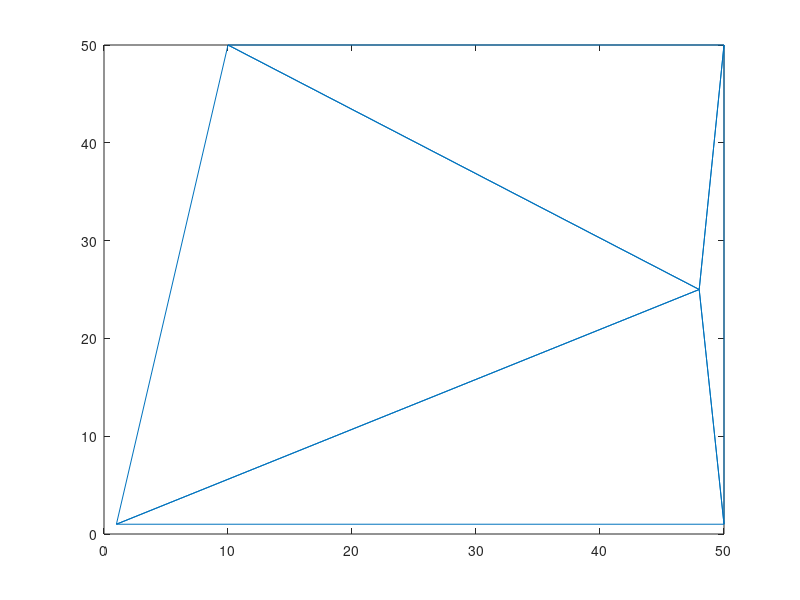

Source code (MATLAB): (Note: this script raises an error after producing the figure.)
clc;
clear;

I = checkerboard(10);
% J = im2double(zeros(size(I)));

controlPointsX = [10 10 30 50 50];
controlPointsY = [10 50 30 10 50];

oldPoints = [controlPointsX; controlPointsY]';

newPointsX = [1 10 48 50 50];
newPointsY = [1 50 25 1 50];

newPoints = [ newPointsX; newPointsY]';

tri = delaunay(newPointsX, newPointsY);

triplot(tri, newPointsX, newPointsY);


% find out the triangle locations for each pixel

textureSizeX = 50;
textureSizeY = 50;

[TriangleMap, WarpParamsMap] = AffinePreProcess(tri, newPoints, [textureSizeX textureSizeY]);

J = PieceWiseAffineWarp(I, [50 50], tri, oldPoints, TriangleMap, WarpParamsMap);

imshow(J);

% Transform = cp2tform(oldPoints, newPoints, 'piecewise linear');
% 
% % Need a way to draw the triangulation
% 
% triangleInd(:,:) = Transform.tdata.Triangles;
% 
% figure(1);
% 
% for i = 1:size(triangleInd, 1)    
%     xs = [newPointsX(triangleInd(i,:)) newPointsX(triangleInd(i,1))];
%     ys = [newPointsY(triangleInd(i,:)) newPointsY(triangleInd(i,1))];
%     line(xs, ys);    
%     
% end
% 
% figure(2);
% 
% J = imtransform(I, Transform,'XData', [200 600], 'YData', [100 500]);
% imshow(J);